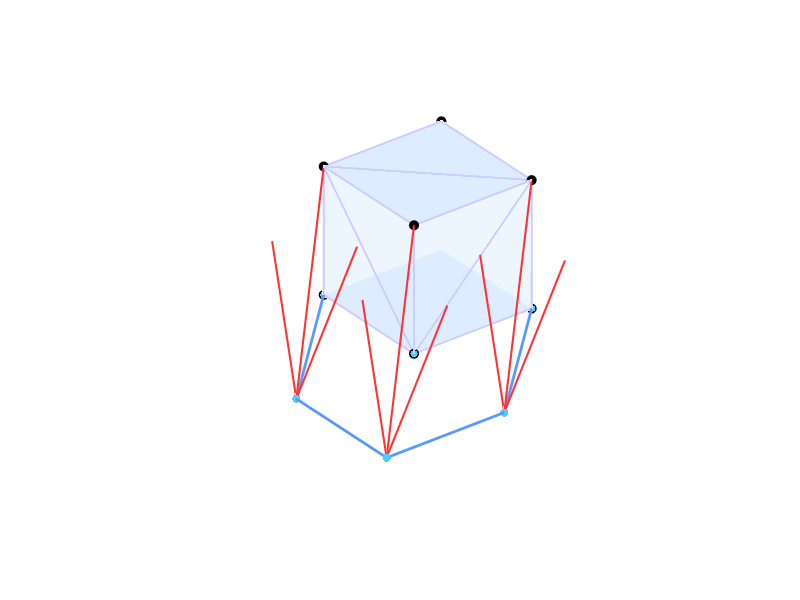
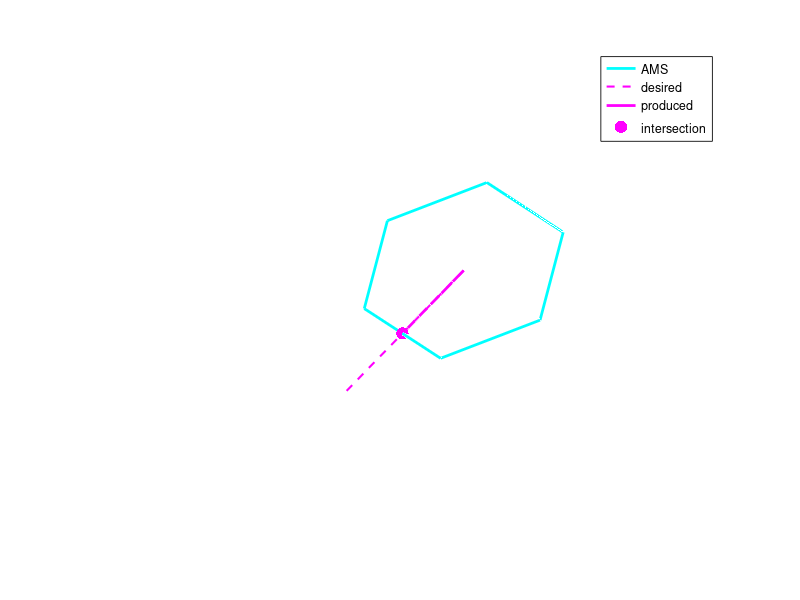

Here is the MATLAB script that generated these plots, in order:
function  test2D()
close all;

% --- Data setup ---
A = [1 0 -1 ;
     0  1 -1];


% Full 3D control cube vertices
Uverts = [0 0 0 0 1 1 1 1;   % u1
          0 0 1 1 0 0 1 1;   % u2
          0 1 0 1 0 1 0 1];  % u3

ad = [-2 -1]';

visualize2D(Uverts,A);
search2D(ad,Uverts,A);


function visualize2D(Uverts,A)

%%% --- Map to 2D output (AMS projection onto z=0 plane) ---
XY = A * Uverts;             % 2 x N
X = XY(1,:);  Y = XY(2,:);
T3 = [X; Y; zeros(1,size(Uverts,2))];

%2D convex hull (AMS outline)
K2 = convhull(X, Y);

% --- 3D convex hull of remaining vertices ---
K3 = convhull(Uverts(1,:)', Uverts(2,:)', Uverts(3,:)');

% --- Plot setup ---
figure('Color','w'); hold on; axis equal; grid off; view(3);
set(gca,'Color','w','XColor','w','YColor','w','ZColor','w');
xlabel('u_1'); ylabel('u_2'); zlabel('u_3');
%title('Control Space (3D) and AMS Projection','Color','k');

% --- Plot shaded control-space geometry ---
trisurf(K3, Uverts(1,:), Uverts(2,:), Uverts(3,:), ...
    'FaceColor', [0.3 0.6 1.0], ...   % solid blueish color
    'EdgeColor', [0.8 0.8 1], ...     % soft white edges
    'LineWidth', 1.2, ...
    'FaceAlpha',0.1);

% Vertices
scatter3(Uverts(1,:), Uverts(2,:), Uverts(3,:), ...
         45, 'k', 'filled', 'MarkerEdgeColor','k');

% --- Plot mapped 2D AMS points ---
plot3(T3(1,:), T3(2,:), T3(3,:), 'o', ...
      'MarkerFaceColor',[0.3 0.8 1], ...
      'MarkerEdgeColor','none', 'MarkerSize',6);

%AMS hull outline (cyan)
plot3(X(K2), Y(K2), zeros(size(K2)),'color',[0.35 0.6 1], 'LineWidth',2);
% --- Mapping arrows (always from 3D vertex to AMS point, with arrowheads) ---
for k = 1:size(Uverts,2)
    u = Uverts(:,k);   % start (control-space vertex)
    a = T3(:,k);       % end (mapped AMS point)
    v = a - u;         % vector from u → a

    % Use quiver3 for arrowhead
    quiver3(u(1), u(2), u(3), ...
            v(1), v(2), v(3), ...
            0, ...                    % no autoscaling
            'Color', [1 0.2 0.2], ...
            'LineWidth', 1.5, ...
            'MaxHeadSize', 0.4, ...   % arrowhead relative size
            'AutoScale', 'off');      % prevent scaling distortions
end





% --- Legend ---
%legend({'Control-space faces','Vertices', ...
%       'AMS hull (2D)'}, ...
%      'TextColor','w','Location','northeastoutside');

end

function search2D(ad,Uverts,A)
%%% --- Map to 2D output (AMS projection onto z=0 plane) ---
XY = A * Uverts;             % 2 x N
X = XY(1,:);  Y = XY(2,:);

%2D convex hull (AMS outline)
K2 = convhull(X, Y);

bestLam = inf; bestPt = [NaN; NaN];
for k = 1:length(K2)-1
    ai = XY(:, K2(k));
    aj = XY(:, K2(k+1));
    M  = [ad, -(aj - ai)];
    if abs(det(M)) < 1e-9, continue; end
    x = M \ ai;                % [lambda; alpha]
    lam = x(1); alpha = x(2);
    if lam > 0 && alpha >= 0 && alpha <= 1 && lam < bestLam
        bestLam = lam;
        bestPt  = lam * ad;   % intersection point on AMS
    end
end

% --- Plot setup ---
figure('Color','k'); hold on; axis equal; grid on; view(3);
set(gca,'Color','k','XColor','w','YColor','w','ZColor','w');
xlabel('u_1'); ylabel('u_2'); zlabel('u_3');
title('Control Space (3D) and AMS Projection','Color','w');


%AMS hull outline (cyan)
plot3(X(K2), Y(K2), zeros(size(K2)), 'c-', 'LineWidth',2);

plot3([0 ad(1)], [0 ad(2)], [0 0], 'm--', 'LineWidth', 1.5);
plot3([0 bestPt(1)], [0 bestPt(2)], [0 0], 'm-', 'LineWidth', 2);
scatter3(bestPt(1), bestPt(2), 0, 80, 'm', 'filled');

legend('AMS','desired','produced','intersection');

end


end
